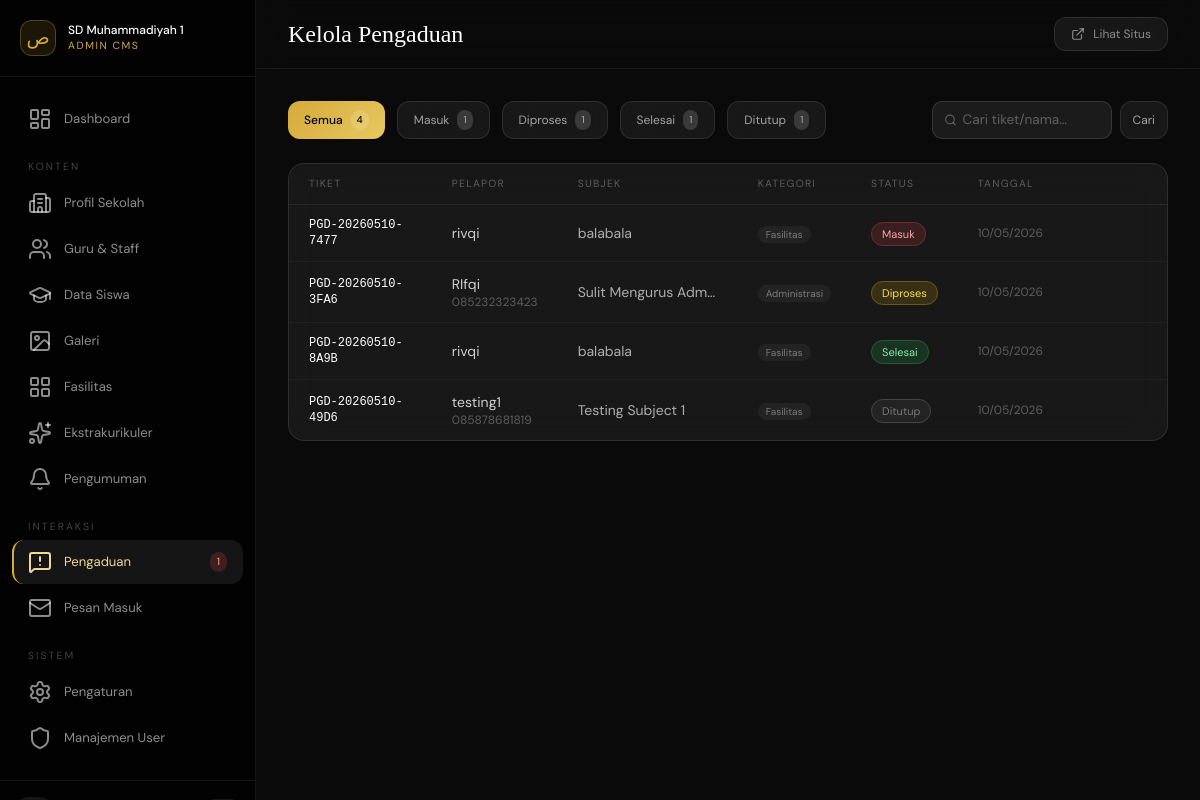
The page /admin/pages/complaints.php (signed in) on the database its author committed.
### tables this page shows
CREATE TABLE `complaints`  (
  `id` int(10) UNSIGNED NOT NULL AUTO_INCREMENT,
  `ticket_no` varchar(20) NOT NULL,
  `name` varchar(150) NOT NULL,
  `email` varchar(120) NULL DEFAULT NULL,
  `phone` varchar(30) NULL DEFAULT NULL,
  `category` enum('fasilitas','pembelajaran','administrasi','keamanan','lainnya') NULL DEFAULT 'lainnya',
  `subject` varchar(255) NOT NULL,
  `message` text NOT NULL,
  `attachment` varchar(255) NULL DEFAULT NULL,
  `status` enum('masuk','diproses','selesai','ditutup') NULL DEFAULT 'masuk',
  `admin_note` text NULL,
  `responded_by` int(10) UNSIGNED NULL DEFAULT NULL,
  `responded_at` datetime(0) NULL DEFAULT NULL,
  `created_at` timestamp(0) NOT NULL DEFAULT current_timestamp(0),
  PRIMARY KEY (`id`) USING BTREE,
  UNIQUE INDEX `ticket_no`(`ticket_no`) USING BTREE,
  INDEX `responded_by`(`responded_by`) USING BTREE,
  INDEX `idx_status`(`status`) USING BTREE,
  CONSTRAINT `complaints_ibfk_1` FOREIGN KEY (`responded_by`) REFERENCES `admin_users` (`id`) ON DELETE SET NULL ON UPDATE RESTRICT
);

### includes/config.php (called while the page is built, shortened)
<?php
class Database {
    private static ?PDO $instance = null;
    public static function getInstance(): PDO {
        if (self::$instance === null) {
            $dsn = sprintf('mysql:host=%s;port=%s;dbname=%s;charset=%s',
                DB_HOST, DB_PORT, DB_NAME, DB_CHARSET);
            try {
                self::$instance = new PDO($dsn, DB_USER, DB_PASS, [
                    PDO::ATTR_ERRMODE            => PDO::ERRMODE_EXCEPTION,
                    PDO::ATTR_DEFAULT_FETCH_MODE => PDO::FETCH_ASSOC,
                    PDO::ATTR_EMULATE_PREPARES   => false,
                    PDO::MYSQL_ATTR_INIT_COMMAND => "SET NAMES utf8mb4 COLLATE utf8mb4_unicode_ci",
                ]);
            } catch (PDOException $e) {
                if (APP_ENV === 'development') {
                    die('<pre style="color:red">DB Error: ' . $e->getMessage() . '</pre>');
                }
                die('Service temporarily unavailable. Please try again later.');
            }
        }
        return self::$instance;
    }
}
function db(): PDO { return Database::getInstance(); }
function e(string $str): string {
    return htmlspecialchars($str, ENT_QUOTES | ENT_HTML5, 'UTF-8');
}

### admin/pages/complaints.php (the view, shortened to what this page needs)
<?php
$status=trim($_GET['status']??'');
$search=trim($_GET['q']??'');
$page=max(1,(int)($_GET['p']??1));$perPage=15;$offset=($page-1)*$perPage;
$where='1=1';$params=[];
try {
    $stmt=db()->prepare("SELECT c.*,u.full_name as responder FROM complaints c LEFT JOIN admin_users u ON c.responded_by=u.id WHERE $where ORDER BY FIELD(c.status,'masuk','diproses','selesai','ditutup'),c.created_at DESC LIMIT $perPage OFFSET $offset");
    $stmt->execute($params);$rows=$stmt->fetchAll();
    $counts=[];foreach(['masuk','diproses','selesai','ditutup'] as $s){$cs=db()->prepare("SELECT COUNT(*) FROM complaints WHERE status=?");$cs->execute([$s]);$counts[$s]=(int)$cs->fetchColumn();}
} catch(Exception $e){$rows=[];$total=0;$totalPages=1;$counts=array_fill_keys(['masuk','diproses','selesai','ditutup'],0);}
$stColor=['masuk'=>'text-red-300 bg-red-500/15 border-red-500/30','diproses'=>'text-yellow-300 bg-yellow-500/15 border-yellow-500/30','selesai'=>'text-green-300 bg-green-500/15 border-green-500/30','ditutup'=>'text-white/40 bg-white/5 border-white/15'];
require_once __DIR__ . '/../includes/admin_head.php';
?>
<div class="flex flex-wrap gap-3 mb-6">
  <a href="?" class="px-4 py-2 rounded-xl text-xs transition-all flex items-center gap-2 <?=$status===''?'text-black font-medium':'glass text-white/60 hover:bg-white/10'?>" style="<?=$status===''?'background:linear-gradient(135deg,#d4aa3a,#e8c860)':''?>">Semua <span class="text-[10px] px-1.5 py-0.5 rounded-full" style="background:rgba(255,255,255,.15)"><?=array_sum($counts)?></span></a>
  <?php foreach(['masuk'=>'Masuk','diproses'=>'Diproses','selesai'=>'Selesai','ditutup'=>'Ditutup'] as $v=>$l): ?>
  <a href="?status=<?=$v?>" class="px-4 py-2 rounded-xl text-xs transition-all flex items-center gap-2 <?=$status===$v?'text-black font-medium':'glass text-white/60 hover:bg-white/10'?>" style="<?=$status===$v?'background:linear-gradient(135deg,#d4aa3a,#e8c860)':''?>">
    <?=$l?> <?php if($counts[$v]): ?><span class="text-[10px] px-1.5 py-0.5 rounded-full" style="background:rgba(255,255,255,.15)"><?=$counts[$v]?></span><?php endif; ?>
  </a>
  <?php endforeach; ?>
  <form method="GET" class="ml-auto flex gap-2">
    <div class="relative"><i data-lucide="search" class="absolute left-3 top-1/2 -translate-y-1/2 pointer-events-none" style="width:13px;height:13px;color:rgba(255,255,255,.3)"></i>
      <input name="q" value="<?=e($search)?>" placeholder="Cari tiket/nama…" class="input-g pl-8" style="width:180px;padding:8px 12px 8px 30px"></div>
    <button type="submit" class="px-3 py-2 glass rounded-xl text-xs text-white/60 hover:bg-white/10 transition-all">Cari</button>
  </form>
</div>
<?php if(empty($rows)): ?>
<div class="glass rounded-3xl p-16 text-center"><i data-lucide="inbox" style="width:36px;height:36px;color:rgba(255,255,255,.15);margin:0 auto 12px"></i><p style="color:rgba(255,255,255,.3)">Tidak ada pengaduan ditemukan.</p></div>
<?php else: ?>
<div class="glass rounded-2xl overflow-hidden">
  <table class="w-full"><thead><tr style="border-bottom:1px solid rgba(255,255,255,.07)">
    <?php foreach(['Tiket','Pelapor','Subjek','Kategori','Status','Tanggal',''] as $h): ?><th class="px-5 py-3 text-left" style="font-size:.65rem;letter-spacing:.12em;text-transform:uppercase;color:rgba(255,255,255,.3);font-weight:400"><?=$h?></th><?php endforeach; ?>
  </tr></thead><tbody class="divide-y divide-white/[.04]">
  <?php foreach($rows as $c): ?>
  <tr class="group hover:bg-white/[.02] transition-colors">
    <td class="px-5 py-3 font-mono text-xs text-gold-400/80"><?=e($c['ticket_no'])?></td>
    <td class="px-5 py-3"><p class="text-sm text-white/80"><?=e($c['name'])?></p><?php if($c['phone']): ?><p class="text-xs text-white/30"><?=e($c['phone'])?></p><?php endif; ?></td>
    <td class="px-5 py-3 text-sm text-white/65 max-w-[180px] truncate"><?=e($c['subject'])?></td>
    <td class="px-5 py-3"><span class="text-[10px] px-2 py-0.5 rounded-full bg-white/5 text-white/40"><?=ucfirst($c['category'])?></span></td>
    <td class="px-5 py-3"><span class="text-[11px] px-2.5 py-1 rounded-full border <?=$stColor[$c['status']]??'text-white/40 bg-white/5 border-white/15'?>"><?=ucfirst($c['status'])?></span></td>
    <td class="px-5 py-3 text-xs text-white/30"><?=date('d/m/Y', strtotime($c['created_at']))?></td>
    <td class="px-5 py-3">
    </td>
  </tr>
  <?php endforeach; ?></tbody></table>
</div>
<?php endif; ?>
</div></main></div></body></html>

### admin/includes/admin_head.php (style rules this page uses)
* { font-family:'DM Sans',sans-serif }
body { background:#0a0a0a;color:#fff }
.glass { background:rgba(255,255,255,.06);backdrop-filter:blur(16px);-webkit-backdrop-filter:blur(16px);border:1px solid rgba(255,255,255,.1) }
.input-g { background:rgba(255,255,255,.07);border:1px solid rgba(255,255,255,.12);color:#fff;border-radius:10px;padding:10px 14px;font-size:.85rem;width:100%;transition:all .25s }
.input-g::placeholder { color:rgba(255,255,255,.3) }

### rows shown on the page
complaints: ticket_no "PGD-20260510-7477", name "rivqi", subject "balabala", category "Fasilitas", status "Masuk", created_at "10/05/2026"
complaints: ticket_no "PGD-20260510-3FA6", name "RIfqi", phone "085232323423", subject "Sulit Mengurus Adm…", category "Administrasi", status "Diproses", created_at "10/05/2026"
complaints: ticket_no "PGD-20260510-8A9B", name "rivqi", subject "balabala", category "Fasilitas", status "Selesai", created_at "10/05/2026"
complaints: ticket_no "PGD-20260510-49D6", name "testing1", phone "085878681819", subject "Testing Subject 1", category "Fasilitas", status "Ditutup", created_at "10/05/2026"

### other values the page prints
$label "Dashboard Profil Sekolah Guru & Staff Data Siswa Galeri Fasilitas Ekstrakurikuler Pengumuman Pengaduan Pesan Masuk Pengaturan Manajemen User"
$badge "1"
$pageTitle "Kelola Pengaduan"
array_sum($counts) "4"
$l "Masuk"
$counts[$v] "1"
$l "Diproses"
$l "Selesai"
$l "Ditutup"
$h "TIKET"
$h "PELAPOR"
$h "SUBJEK"
$h "KATEGORI"
$h "STATUS"
$h "TANGGAL"
